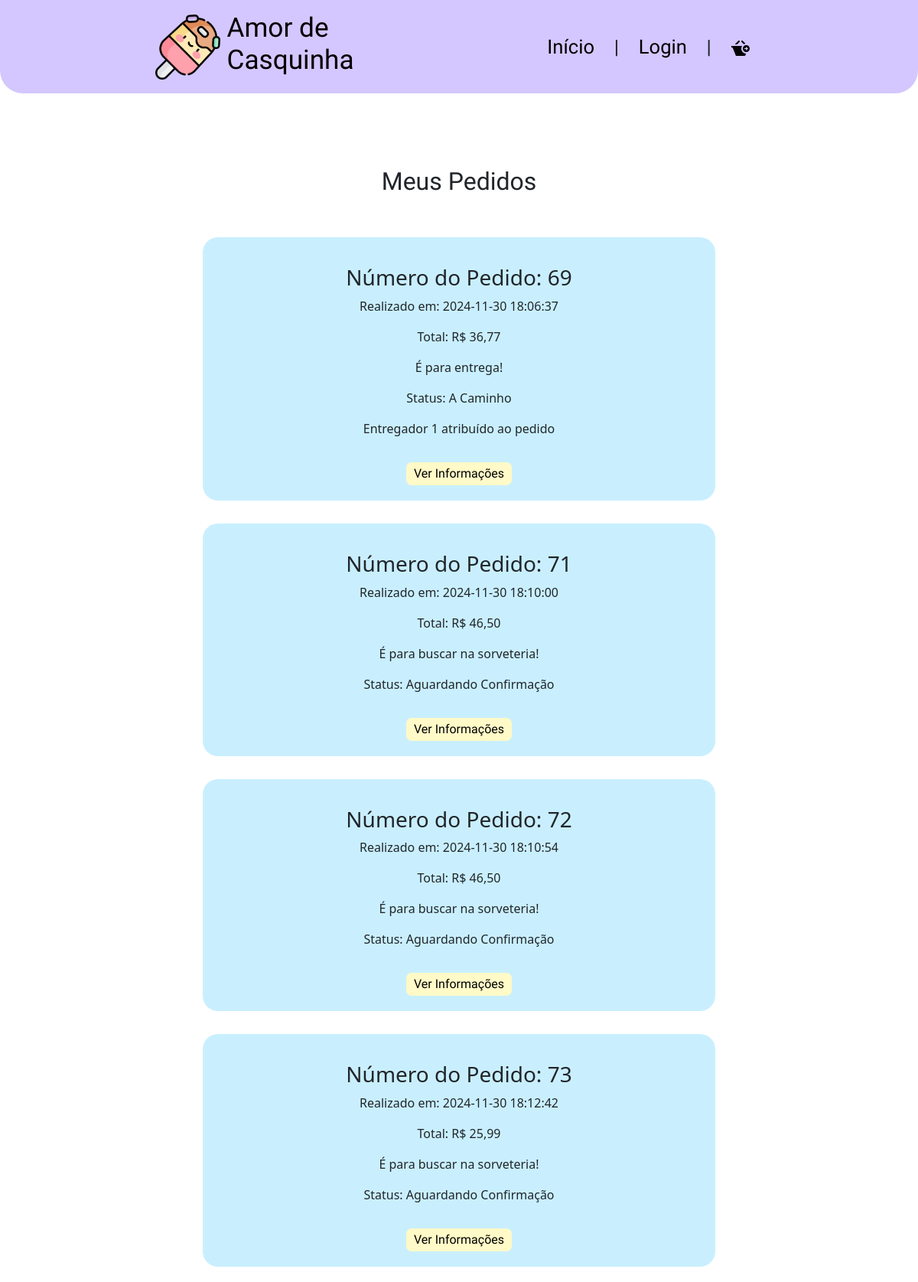
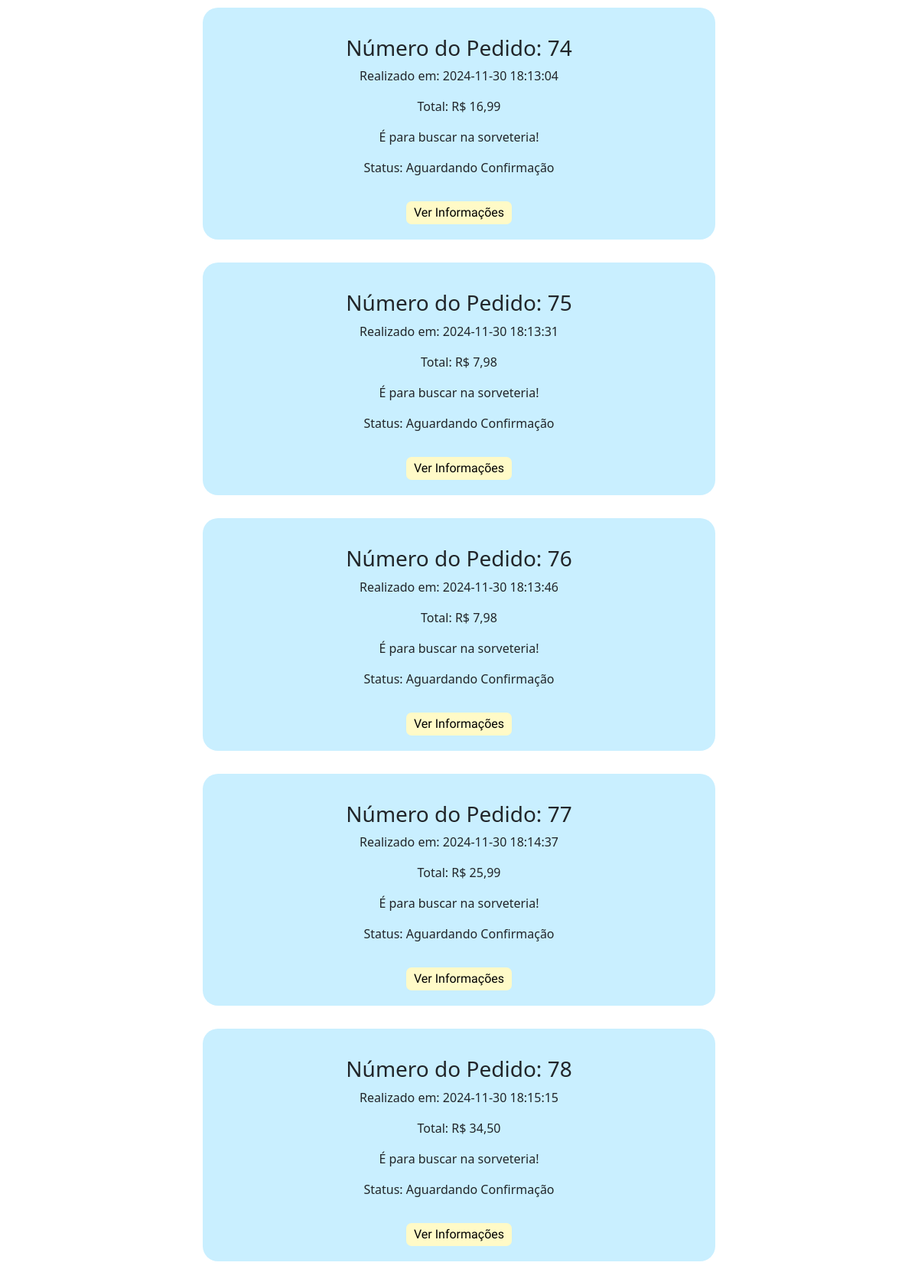
Screenshot of /app/view/pedidos.php (upper part) with the database file from the repository (2 pictures, top to bottom).
### tables this page shows
CREATE TABLE `pedidos` (
  `idPedido` int(11) NOT NULL,
  `idCliente` int(11) NOT NULL,
  `dtPedido` datetime DEFAULT NULL,
  `dtPagamento` datetime DEFAULT NULL,
  `tipoFrete` int(11) DEFAULT 0 COMMENT '{ { 0, Retirada }, { 1, MOTOBOY } }',
  `idEndereco` int(11) DEFAULT NULL,
  `valorTotal` decimal(12,2) DEFAULT NULL,
  `qtdItems` int(11) NOT NULL,
  `dtCancelamento` datetime DEFAULT NULL,
  `motivoCancelamento` text DEFAULT NULL,
  `statusPedido` enum('Aguardando Confirmação','Aguardando Envio','A Caminho','Entregue','Cancelado','Concluído','Entrega Falhou') DEFAULT 'Aguardando Confirmação',
  `idEntregador` int(11) DEFAULT NULL,
  `frete` double DEFAULT NULL,
  `meioPagamento` enum('Cartão de Débito','Cartão de Crédito','Dinheiro') NOT NULL DEFAULT 'Dinheiro'
);

### app/config/database.php (called while the page is built, shortened)
<?php
    class Database {
        private $host;
        private $db;
        private $user;
        private $pass;
        private $charset;
        private $conn;
        public function __construct() {
            $env = file_get_contents(__DIR__."/.env");
            $lines = explode("\n",$env);
            $this->host = 'localhost';
            $this->db = 'db_sorveteria';
            $this->user = 'root';
            $this->pass = '';
            $this->charset = 'utf8mb4';
        }
        public function getConnection() {
            $dsn = "mysql:host={$this->host};dbname={$this->db};charset={$this->charset}";
            $options = [
                PDO::ATTR_ERRMODE            => PDO::ERRMODE_EXCEPTION,
                PDO::ATTR_DEFAULT_FETCH_MODE => PDO::FETCH_ASSOC,
                PDO::ATTR_EMULATE_PREPARES   => false,
            ];
            try {
                $this->conn = new PDO($dsn, $this->user, $this->pass, $options);
            } catch (PDOException $e) {
                throw new PDOException($e->getMessage(), (int)$e->getCode());
            }
            return $this->conn;
        }
}

### app/model/pedido.php (called while the page is built, shortened)
<?php
require_once '../config/database.php';
class Pedido {
    private $conn;
    public function __construct() {
        try {
            $database = new DataBase();
            $this->conn = $database->getConnection();
        } catch (PDOException $e) {
            throw new Exception("Erro ao conectar com o banco de dados: " . $e->getMessage());
        }
    }
    public function listarPedidos() {
        try {
            $stmt = $this->conn->prepare("CALL ListarPedidos()");
            $stmt->execute();
            $pedidos = [];
            if ($stmt->rowCount() > 0) {
                $pedidos = $stmt->fetchAll(PDO::FETCH_ASSOC);
            }
            return $pedidos;
        } catch (PDOException $e) {
            throw new Exception("Erro ao listar pedidos: " . $e->getMessage());
        }
    }
}
?>

### app/controller/pedidoController.php (called while the page is built, shortened)
<?php
require_once '../model/pedido.php';
class PedidoController {
    private $pedidoModel;
    public function __construct() {
        $this->pedidoModel = new Pedido();
    }
    public function listarPedidos() {
        try {
            return $this->pedidoModel->listarPedidos();
        } catch (Exception $e) {
            return ["error" => $e->getMessage()];
        }
    }
}
?>

### app/view/pedidos.php (the view, shortened to what this page needs)
<?php
require_once '../controller/pedidoController.php';
$pedidoController = new PedidoController();
?>
<!DOCTYPE html>
<html lang="pt-br">
<head>
    <link href="https://cdn.jsdelivr.net/npm/bootstrap@5.3.2/dist/css/bootstrap.min.css" rel="stylesheet">
    <link rel="stylesheet" href="style/CabecalhoRodape.css">
    <link rel="stylesheet" href="style/pedidosS.css">
</head>
<body>
    <?php include_once 'components/header.php'; ?>
    <main class="container my-5 text-center flex flex-column justify-content-center">
        <h1 class="mb-4">Meus Pedidos</h1>
        <?php
        $pedidos = $pedidoController->listarPedidos();
        if (!empty($pedidos)) {
            foreach ($pedidos as $pedido) {
                $redirectAtribuirEntregador = 'atribuirEntregador.php?idPedido=' . $pedido['idPedido'];
                $redirectToInformacao = 'informacoesPedido.php?idPedido=' . $pedido['idPedido'];
                ?>
                <div class="conteiner0">
                    <div class="conteiner1">
                        <h3 class="titulo mt-3">Número do Pedido: <?= htmlspecialchars($pedido['idPedido']); ?></h3>
                        <p>Realizado em: <?= htmlspecialchars($pedido['dtPedido']); ?></p>
                        <p>Total: R$ <?= number_format($pedido['valorTotal'], 2, ',', '.'); ?></p>
                        <p><?= ($pedido['tipoFrete'] == 1 ? 'É para entrega!' : 'É para buscar na sorveteria!'); ?></p>
                        <p>Status: <?= htmlspecialchars($pedido['statusPedido']); ?></p>
                        <?php
                        if ($pedido['tipoFrete'] == 1 && is_null($pedido['idEntregador'])) {
                            ?>
                            <button class="btnAtribuir"><a href="<?= $redirectAtribuirEntregador; ?>">Atribuir Entregador</a></button>
                            <?php
                        } else if ($pedido['tipoFrete'] == 1) {
                            ?>
                            <p>Entregador <?= htmlspecialchars($pedido['idEntregador']); ?> atribuído ao pedido</p>
                            <?php
                        }
                        ?>
                        <button class="btnVerInfos mt-3"><a href="<?= $redirectToInformacao; ?>">Ver Informações</a></button>
                    </div>
                </div>
                <?php
            }
        } else {
            ?>
            <div class="alert alert-warning">Nenhum pedido encontrado.</div>
            <?php
        }
        ?>
    </main>
</body>
</html>

### app/view/style/CabecalhoRodape.css (style rules this page uses)
:root { --roxo-bebe: #D4C7FF; --Nunito: 'Nunito', sans-serif; --Agbalumo: 'Agbalumo'; }
* { padding: 0; margin: 0; }
main { padding-top: 150px; }

### app/view/style/pedidosS.css (style rules this page uses)
:root { --roxo-bebe: #D4C7FF; --Nunito: 'Nunito', sans-serif; --Agbalumo: 'Agbalumo'; --azul-bebe: #C9EFFF; --rosa-bebe: #FFC7E8; --amarelo-bebe: #FFFAC7; --verde-bebe: #E2FFC7; }
main { min-height: calc(100vh - 170px); }
h1 { font-family: var(--Agbalumo); font-size: 2rem; width: 70%; text-align: center; margin: 20px auto; }
.conteiner0 { display: flex; align-items: center; flex-direction: column; justify-content: center; }
.conteiner1 { background-color: var(--azul-bebe); padding: 20px 15px; border-radius: 20px; margin-top: 30px; }
.btnVerInfos { background-color: var(--amarelo-bebe); border: none; border-radius: 7px; font-family: var(--Agbalumo); padding: 1px 10px; height: 30px; }
.btnVerInfos a, a:visited, a:active { text-decoration: none; color: black; }
@media (min-width: 768px) { .conteiner1 { width: 60%; display: flex; align-items: center; flex-direction: column; } }
@media (min-width: 768px) { .titulo { display: flex; justify-content: center; margin-left: 0 !important; } }

### rows the page displays
pedidos: idPedido "69", dtPedido "2024-11-30 18:06:37", valorTotal "36,77", tipoFrete "É para entrega!", statusPedido "A Caminho", idEntregador "1"
pedidos: idPedido "71", dtPedido "2024-11-30 18:10:00", valorTotal "46,50", tipoFrete "É para buscar na sorveteria!", statusPedido "Aguardando Confirmação"
pedidos: idPedido "72", dtPedido "2024-11-30 18:10:54", valorTotal "46,50", tipoFrete "É para buscar na sorveteria!", statusPedido "Aguardando Confirmação"
pedidos: idPedido "73", dtPedido "2024-11-30 18:12:42", valorTotal "25,99", tipoFrete "É para buscar na sorveteria!", statusPedido "Aguardando Confirmação"
pedidos: idPedido "74", dtPedido "2024-11-30 18:13:04", valorTotal "16,99", tipoFrete "É para buscar na sorveteria!", statusPedido "Aguardando Confirmação"
pedidos: idPedido "75", dtPedido "2024-11-30 18:13:31", valorTotal "7,98", tipoFrete "É para buscar na sorveteria!", statusPedido "Aguardando Confirmação"
pedidos: idPedido "76", dtPedido "2024-11-30 18:13:46", valorTotal "7,98", tipoFrete "É para buscar na sorveteria!", statusPedido "Aguardando Confirmação"
pedidos: idPedido "77", dtPedido "2024-11-30 18:14:37", valorTotal "25,99", tipoFrete "É para buscar na sorveteria!", statusPedido "Aguardando Confirmação"
pedidos: idPedido "78", dtPedido "2024-11-30 18:15:15", valorTotal "34,50", tipoFrete "É para buscar na sorveteria!", statusPedido "Aguardando Confirmação"
